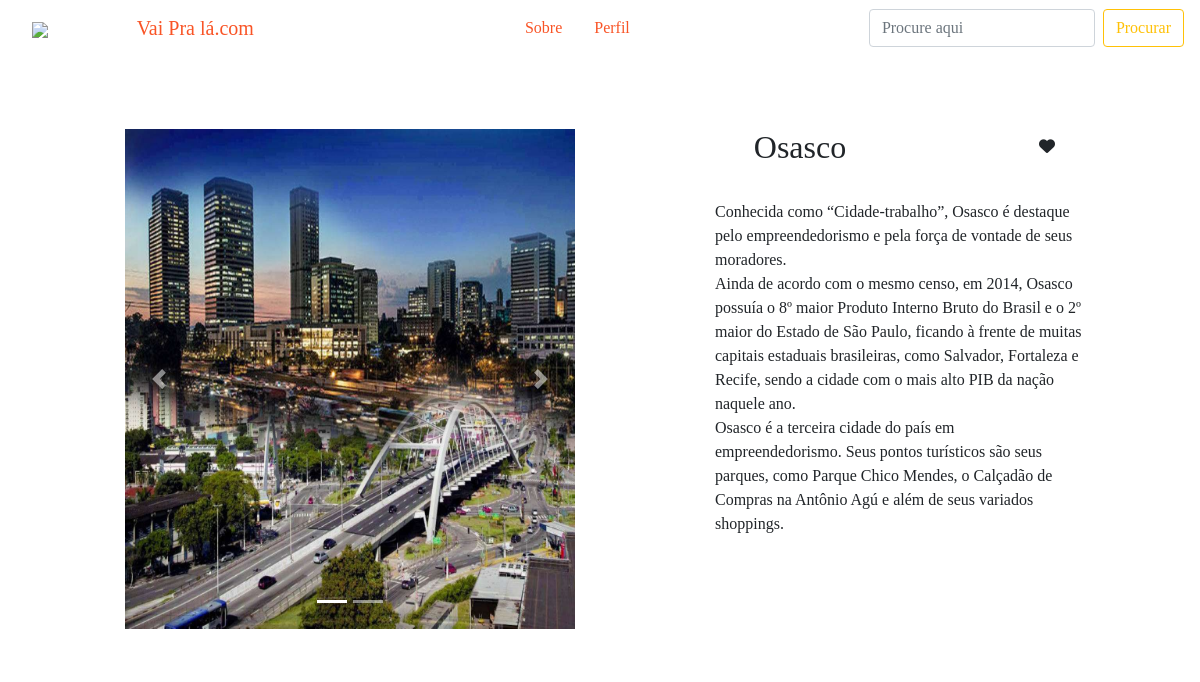
Page /cidades.php?codigo_filtro=123 (signed in) on the committed database.
### tables this page shows
CREATE TABLE `cidade` (
  `cd_cidade` int(3) UNSIGNED NOT NULL,
  `id_estado` int(20) UNSIGNED NOT NULL,
  `nm_cidade` varchar(20) NOT NULL,
  `info` text NOT NULL,
  `maps` varchar(999) NOT NULL,
  `foto` text DEFAULT NULL
);

### cidades.php (the view, shortened to what this page needs)
<?php
include 'banco/conexao.php';
include 'css/header.php';
?>
<!DOCTYPE html>
<html lang="en">
<head>
    <link rel="stylesheet" href="https://maxcdn.bootstrapcdn.com/bootstrap/4.5.2/css/bootstrap.min.css">
</head>
<body>
<?php
		if (isset($_SESSION['usuario'])){
			echo "<nav class='navbar nav-expand-lg bg-white'>
			<a class='navbar-brand nav-link justify-content-center' href='index.php'>
			 <img src='img/cristo.png' width='100' class='d-inline-block align-center justify-content-center'>
			 Vai Pra lá.com
		   </a>
		   <ul class='nav justify-content-end'>
			   <li class='nav-item'><a href='sobre.php' class='nav-link'>Sobre</a></li>
			   <li class='nav-item'><a href='perfil.php' class='nav-link'>Perfil</a></li>
			</ul>
            <ul class='nav justify-content-end'>
              <form method='post' action='pesquisa.php' class='form-inline my-2 my-lg-0'>
                  <input class='form-control mr-sm-2' type='search' id='pesquisa' name='pesquisa' placeholder='Procure aqui'>
                  <button class='btn btn-outline-warning' type='submit'>Procurar</button>
              </form>
            </ul>
		 </nav>";
		}
?>
    <br>
    <div class='container-fluid'>
        <br>
        <div class='row'>
            <div class='col-sm-5 offset-md-1 bg-white' id='caixas2'>
                <div class="carousel slide" id="carrosel" data-ride="carousel">
                    <ul class="carousel-indicators">
                        <li class="active" data-target='#carrosel' data-slide-to="0" ></li>
                        <li data-target='#carrosel' data-slide-to="1"></li>
                    </ul>
                    <div class="carousel-inner">
                        <div class="carousel-item active">
                                <?php
                                    $sql = "SELECT * FROM cidade WHERE cidade.cd_cidade= ".$_GET['codigo_filtro'];
                                      if($query = $mysqli->query($sql)){
                                            while($dados = $query->fetch_object()){
                                              $foto = $dados->cd_cidade;
                                              echo "<img width='500' height='500' src='img/cidade/".$foto.".jpg'>";
                                            }
                                        }
                                ?>
                        </div>
                    </div>
                    <a href="#carrosel" class="carousel-control-prev" data-slide="prev">
                        <span class="carousel-control-prev-icon"></span>
                    </a>
                    <a href="#carrosel" class="carousel-control-next" data-slide="next">
                        <span class="carousel-control-next-icon"></span>
                    </a>
                </div>
            </div>
            <div class='col-sm-4 offset-md-1 bg-white' id='caixinha'>
                <div id='caixinha'>
                <center>
                    <?php
                        $sql = "SELECT * FROM cidade WHERE cidade.cd_cidade= ".$_GET['codigo_filtro'];
                            if($query = $mysqli->query($sql)){
                                while($dados = $query->fetch_object()){
                                    $nm_cidade = "<br>
                                    <div class='row'>
                                        <div class='col-sm-6'>
                                            <h2>".$dados->nm_cidade."</h2>
                                        </div>
                                        <br>
                                        <br>
                                        <br>";
                                }
                                echo $nm_cidade;
                                if (isset($_SESSION['usuario'])){
                                    $fav = false;
                                    if($query2 = $mysqli->query("select * from favorito where id_usuario = ".$_SESSION['usuario'])){
                                        while($data = $query2->fetch_object()){
                                            if($data->id_cidade == $_SESSION['cd_cidade']){
                                                $fav = true;
                                            }
                                        }
                                    }
                                    if($fav){
                                        echo "
                                                  <div class='col-sm-6 float-right'>
                                                      <i class='fas fa-heart float-right'></i>
                                                  </div>
                                              </div>";
                                    }else{
                                        echo "
                                              <div class='col-sm-6'>
                                                  <a id='favoritar' value='".$_SESSION['cd_cidade']."' class='btn btn-danger bnt-sm float-right'><i class='fas fa-heart'></i></a>
                                              </div>
                                          </div>";
                                    }
                                }
                            }
                    ?>
                </center>
                </div>
                <div data-spy="scroll" data-target="#navbar-vertical" data-offset="0" class='scrollspysite'>
                    <?php
                        $sql = "SELECT * FROM cidade WHERE cidade.cd_cidade= ".$_GET['codigo_filtro'];
                            if($query = $mysqli->query($sql)){
                              while($dados = $query->fetch_object()){
                                $info=$dados->info;
                              }
                                echo $info;
                            }
                    ?>
                    <br>
                    <br>
                    <br>
                    <br>
                </div>
            </div>
        </div>
        <br>
    </div>
</body>
</html>

### cidades.php (style rules this page uses)
body { background-image: url(img/cidades.jpg); background-size: cover; background-repeat: no-repeat; }
.scrollspysite { position:relative; overflow: auto; height: 400px; }
#caixas2 { border-radius: 10px; padding: 25px; height: relative; }
* { font-family: 'DM Serif Display', serif; }
a { color:#f95426; }
.fas { margin-left: 30px; margin-right: 30px; margin-top: 10px; }

### rows in the picture
cidade: nm_cidade "Osasco", info "Conhecida como “Cidade-trabalho”, Osasco é destaque pelo empreendedorismo e pela força de vontade de seus moradores. Ainda de acordo com o mesmo censo, em 2014, Osasco possuía o 8º maior Produto Interno Bruto do Brasil e o 2º maior do Estado de São Paulo, ficando à frente de muitas capitais estaduais brasileiras, como Salvador, Fortaleza e Recife, sendo a cidade com o mais alto PIB da nação naquele ano. Osasco é a terceira cidade do país em empreendedorismo. Seus pontos turísticos são seus parques, como Parque Chico Mendes, o Calçadão de Compras na Antônio Agú e além de seus variados shoppings."
